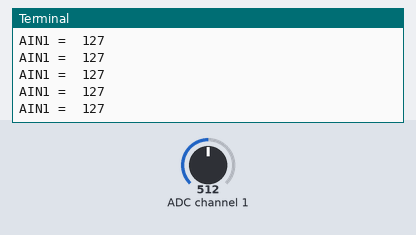
Recording of a program running on a simulated Raspberry Pi (BCM pin numbers). Parts: the last lines printed to the terminal. Inputs (shaded band) come from the test bench; at power-on: ADC channel 1 = 512 (analog values on the 0–1023 scale).

Above: at 1.2 s.
1.3 s: ADC channel 1 set to 716
At 1.41 s:
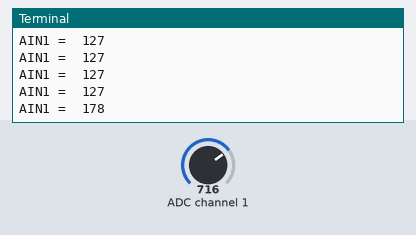
2.8 s: ADC channel 1 set to 900
At 2.82 s:
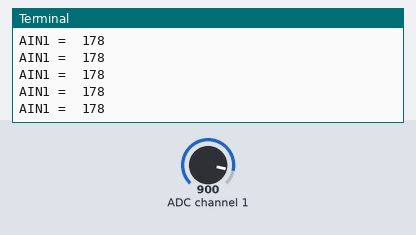
Timing chart, 0 to 5.8 s (numbered marks = the images above; inputs shaded):
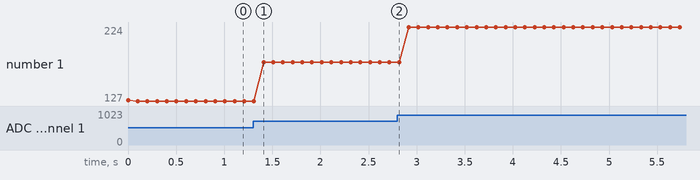

Measured:
- after the input at 1.3 s, the terminal: prints a new line after 0.11 s (image 1)
- plotted number 1: 127 → 178 after the input at 1.3 s, 178 → 224 after the input at 2.8 s

The program:

WaterLevelSensor_1.py
```python
import time
import smbus

bus = smbus.SMBus(1)

def setup(Addr):
    global address
    address = Addr

def read(): #channel
    try:
        bus.write_byte(address, 0x41)
    except Exception as e:
        print("Address : %s" % address)
        print(e)
    return bus.read_byte(address)

if __name__ == "__main__":
    setup(0x48)
    while True:
        print("AIN1 = ", read())
        time.sleep(0.1)
```
